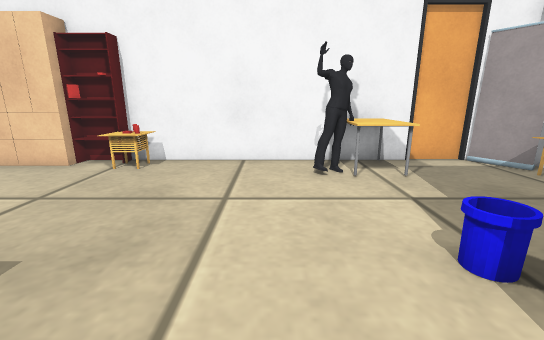
[1] (above)

19 first-person views from a walk through a robot-simulator world made for Gazebo. The camera is 1 m above the floor, tilts 14° down and sees 90° across. The floor is counted in squares, 0.5 m on a side. Each view is taken from the middle of a square. On the plan, view 1 faces up. The plan holds only what a view shows up to about 16 squares ahead; the rest is blank. Some stock models are drawn as simple stand-ins. Some surface patterns are stand-ins.

[2]
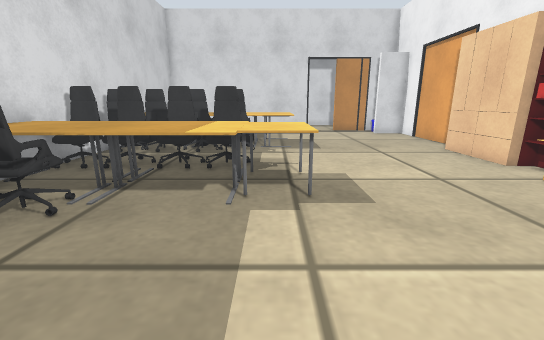

[3]
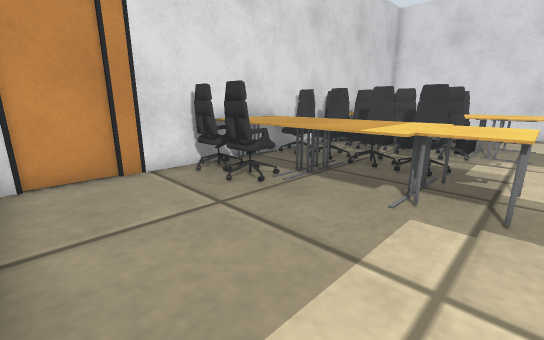

[4]
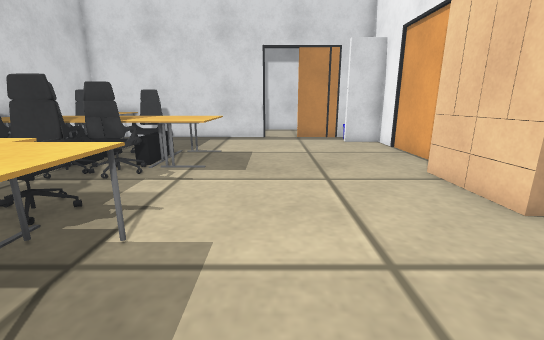

[5]
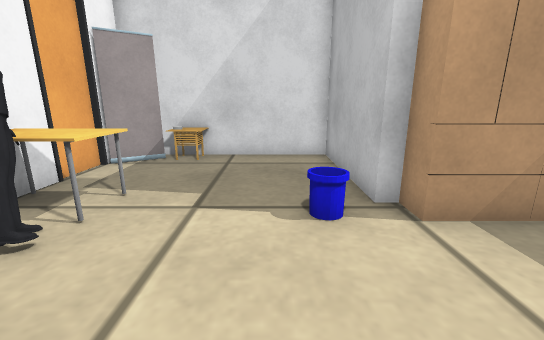

[6]
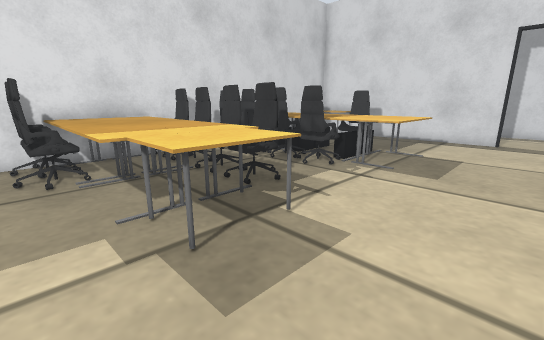

[7]
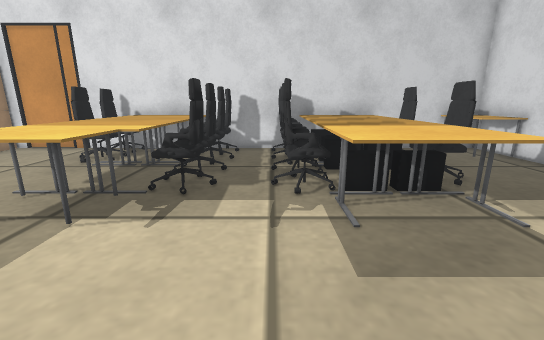

[8]
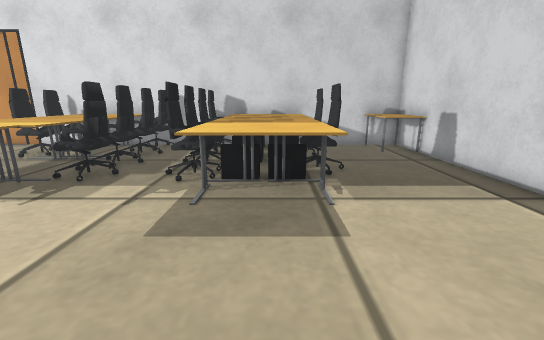

[9]
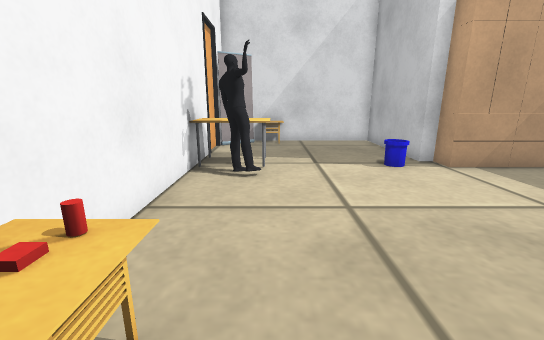

[10]
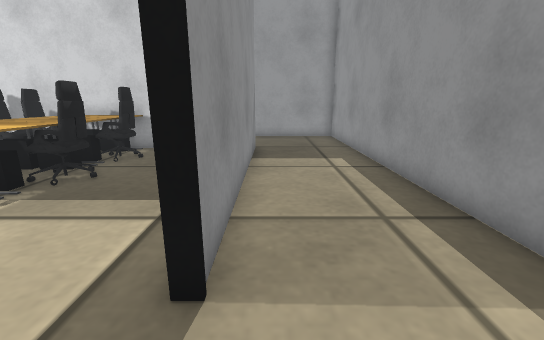

[11]
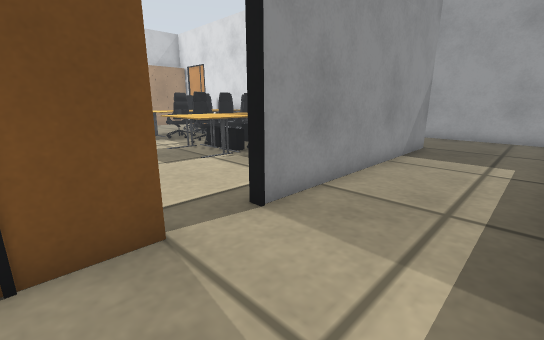

[12]
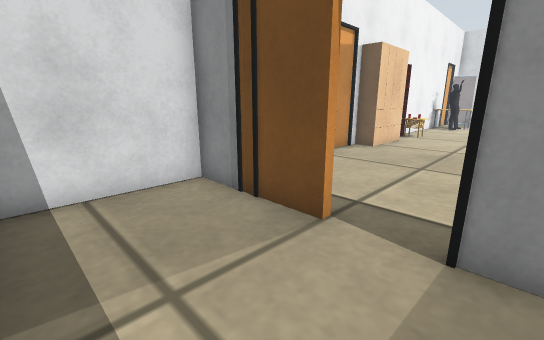

[13]
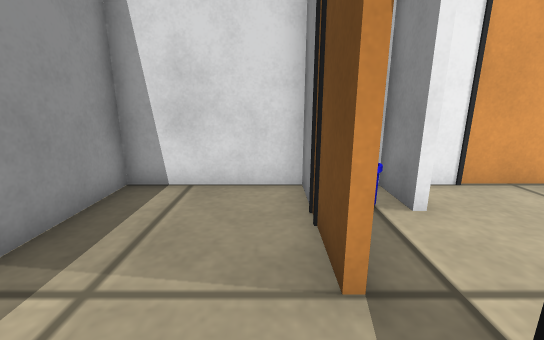

[14]
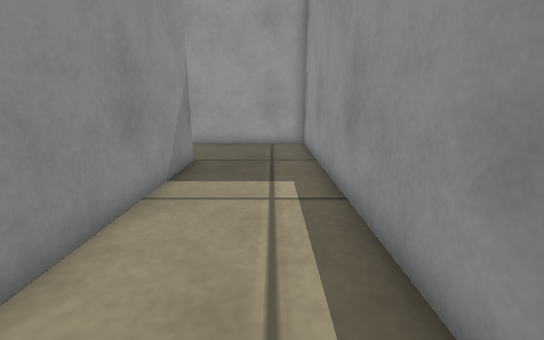

[15]
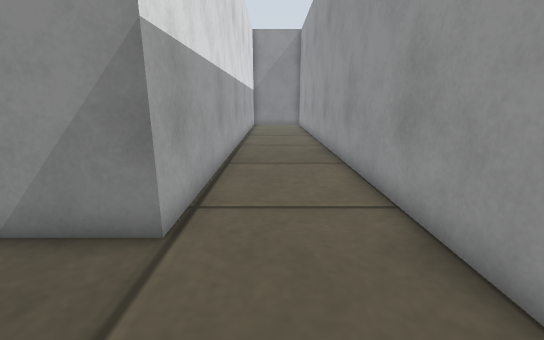

[16]
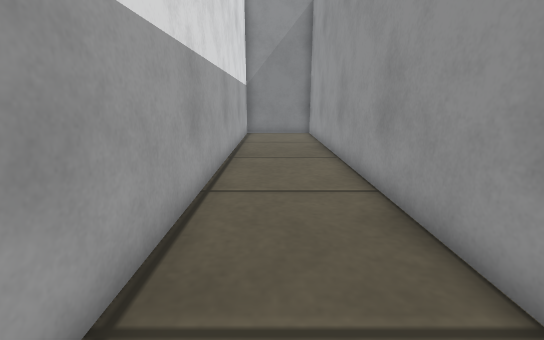

[17]
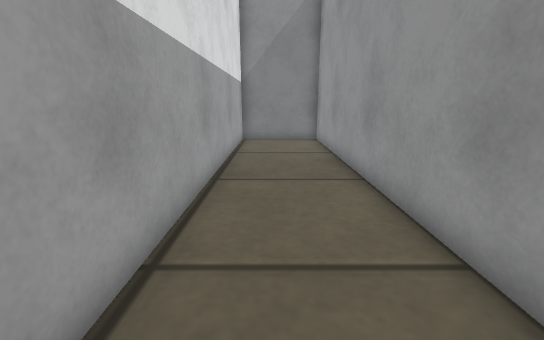

[18]
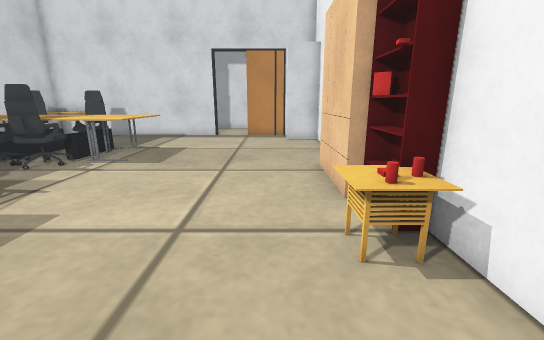

[19]
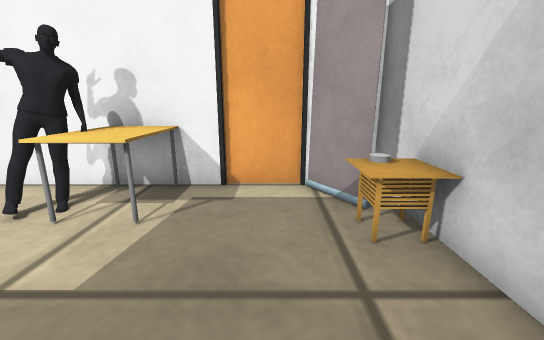

### Floor plan
Ten units are one square. View 1 is at (0, 0); x grows to the right and y downward. Boxes are objects, and circles mark ways between rooms. Rooms are numbered by the first view taken in them; rooms with no view inside come last. Other rooms are left out.
<svg viewBox="-231 -100 321 210">
<path fill="none" stroke="#000" d="M-96 -95 -161 -95 -161 -77M-36 61 25 61M32 -13 32 -19 85 -19 85 -66M-180 -36 -180 61 -54 61M-180 -74 -180 -55M85 -84 85 -95 -50 -95M-183 64 -182 -36 -180 -36M-182 -54 -182 -95 -226 -95 -226 105 -176 105M-55 64 -183 64M-176 105 33 105 33 64 -36 64"/>
<rect x="-175" y="35" width="10" height="30" fill="#bbb"><title>table</title></rect>
<rect x="-145" y="35" width="20" height="10" fill="#bbb"><title>office chair</title></rect>
<rect x="-145" y="5" width="20" height="10" fill="#bbb"><title>office chair</title></rect>
<rect x="-135" y="25" width="20" height="30" fill="#bbb"><title>table</title></rect>
<rect x="-135" y="-5" width="20" height="30" fill="#bbb"><title>table</title></rect>
<rect x="-135" y="-25" width="40" height="20" fill="#bbb"><title>table</title></rect>
<rect x="-115" y="25" width="10" height="40" fill="#bbb"><title>table</title></rect>
<rect x="-115" y="-5" width="10" height="30" fill="#bbb"><title>table</title></rect>
<rect x="-105" y="45" width="10" height="10" fill="#bbb"><title>office chair</title></rect>
<rect x="-105" y="25" width="10" height="20" fill="#bbb"><title>office chair</title></rect>
<rect x="-105" y="15" width="10" height="10" fill="#bbb"><title>office chair</title></rect>
<rect x="-105" y="-5" width="10" height="20" fill="#bbb"><title>office chair</title></rect>
<rect x="-105" y="-95" width="40" height="10" fill="#bbb"><title>cabinet</title></rect>
<rect x="-75" y="45" width="20" height="10" fill="#bbb"><title>office chair</title></rect>
<rect x="-75" y="25" width="20" height="20" fill="#bbb"><title>office chair</title></rect>
<rect x="-75" y="5" width="20" height="20" fill="#bbb"><title>office chair</title></rect>
<rect x="-75" y="-5" width="20" height="20" fill="#bbb"><title>office chair</title></rect>
<rect x="-65" y="-25" width="30" height="30" fill="#bbb"><title>table</title></rect>
<rect x="-65" y="-95" width="10" height="10" fill="#bbb"><title>shelf</title></rect>
<rect x="-55" y="25" width="10" height="40" fill="#bbb"><title>table</title></rect>
<rect x="-55" y="-5" width="10" height="30" fill="#bbb"><title>table</title></rect>
<rect x="-55" y="-85" width="10" height="10" fill="#bbb"><title>table</title></rect>
<rect x="-55" y="-95" width="10" height="10" fill="#bbb"><title>other object</title></rect>
<rect x="-45" y="25" width="10" height="40" fill="#bbb"><title>table</title></rect>
<rect x="-45" y="-5" width="20" height="30" fill="#bbb"><title>table</title></rect>
<rect x="-45" y="-85" width="10" height="10" fill="#bbb"><title>drink can</title></rect>
<rect x="-45" y="-95" width="10" height="10" fill="#bbb"><title>drink can</title></rect>
<rect x="-35" y="45" width="10" height="10" fill="#bbb"><title>office chair</title></rect>
<rect x="-35" y="25" width="10" height="20" fill="#bbb"><title>office chair</title></rect>
<rect x="5" y="-85" width="20" height="10" fill="#bbb"><title>person</title></rect>
<rect x="15" y="-95" width="30" height="30" fill="#bbb"><title>table</title></rect>
<rect x="25" y="35" width="10" height="10" fill="#bbb"><title>cabinet</title></rect>
<rect x="25" y="-35" width="10" height="10" fill="#bbb"><title>bin</title></rect>
<rect x="65" y="-95" width="10" height="10" fill="#bbb"><title>picture</title></rect>
<rect x="75" y="-75" width="10" height="10" fill="#bbb"><title>bowl</title></rect>
<rect x="75" y="-85" width="10" height="10" fill="#bbb"><title>table</title></rect>
<circle cx="-180" cy="-45" r="3" fill="#2a7"/>
<circle cx="-180" cy="85" r="3" fill="#2a7"/>
<text x="-60" y="-20">1</text>
<text x="-200" y="10">2</text>
<text x="-70" y="90">3</text>
</svg>
Room 1 opens to room 2. Room 2 opens to room 3.

Where each view was taken, in squares from view 1:
view 1: 0 up, 0 right, facing up
view 2: 1 up, 2 right, facing left
view 3: 2 up, 2 right, facing down-left
view 4: 4 up, 2 left, facing left
view 5: 4 up, 2 left, facing right
view 6: 5 up, 2 left, facing down-left
view 7: 6 up, 9 left, facing down
view 8: 7 up, 12 left, facing down
view 9: 7 up, 6 left, facing right
view 10: 6 up, 19 left, facing down
view 11: 7 up, 22 left, facing down-right
view 12: 3 up, 22 left, facing up-right
view 13: 3 up, 19 left, facing up
view 14: 3 up, 21 left, facing down
view 15: 8 down, 22 left, facing right
view 16: 8 down, 15 left, facing right
view 17: 8 down, 12 left, facing right
view 18: 7 up, 1 left, facing left
view 19: 3 up, 6 right, facing up
